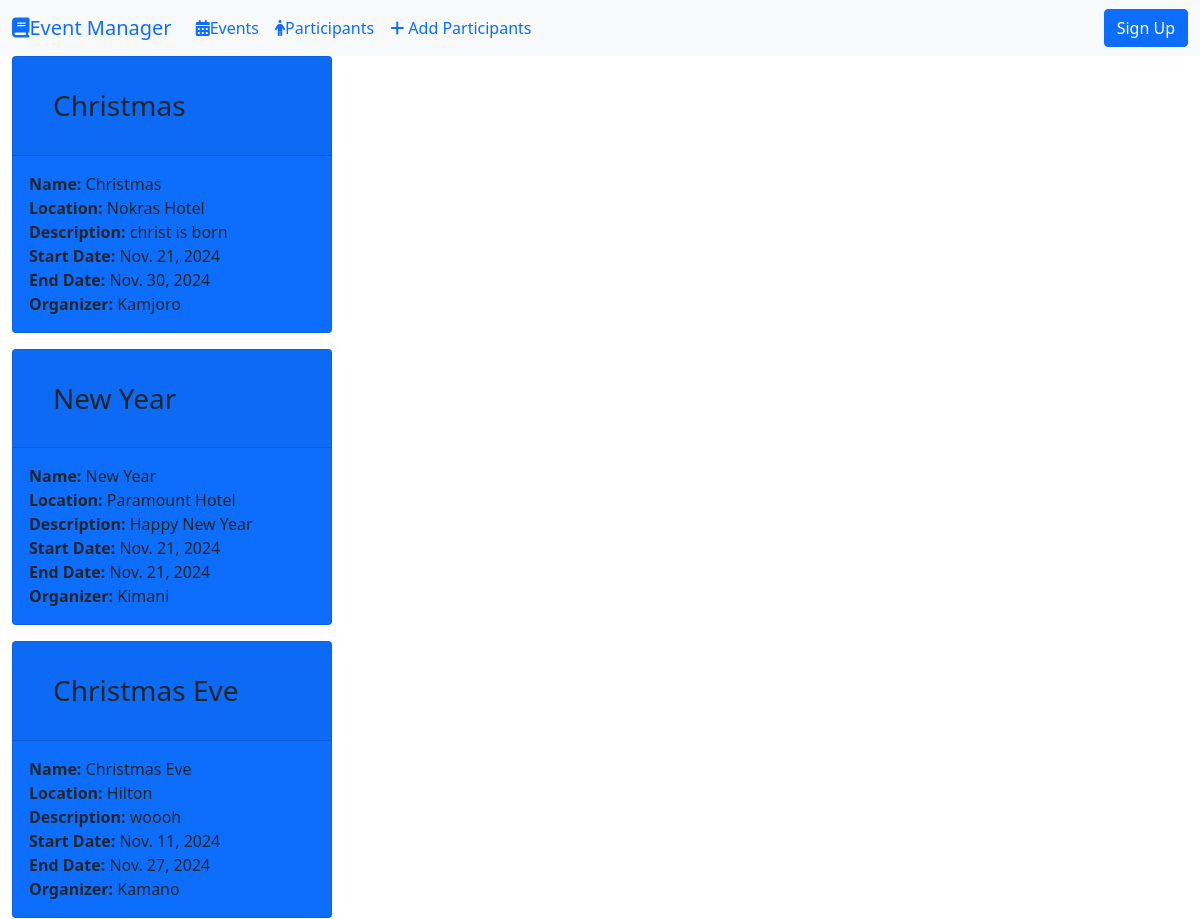
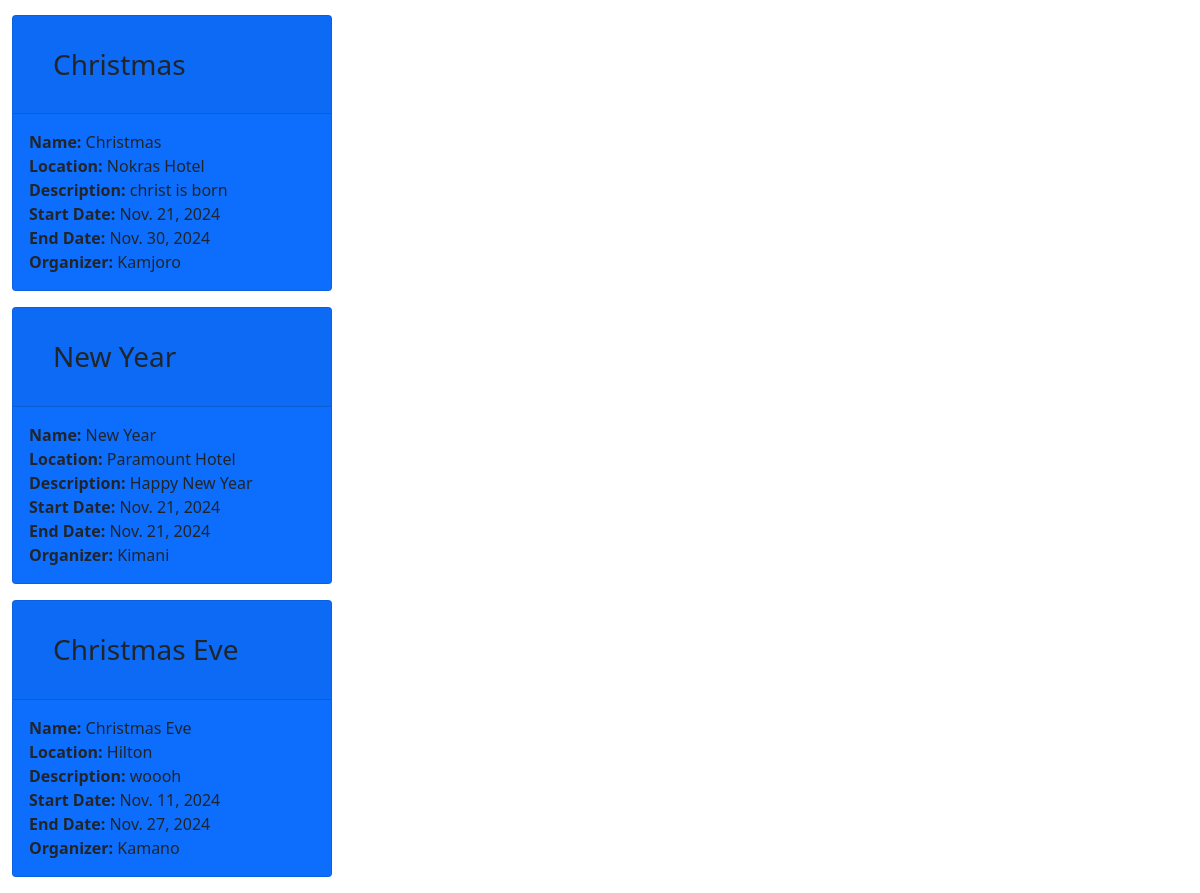
The page / on the database its author committed (2 pictures, top to bottom).
### Events/models.py (models this page shows, shortened)
class Event(models.Model):
    name = models.CharField(max_length=100)
    location = models.CharField(max_length=200)
    description = models.TextField()
    start_date = models.DateField()
    end_date = models.DateField()
    organizer = models.CharField(max_length=20)

### Events/views.py (the view)
# urls.py: 2. Add a URL to urlpatterns:  path('', views.home, name='home')
def home(request):
    all_events =Event.objects.all()
    return render(request, 'home.html', {
        'merry':all_events
    })

### Events/templates/home.html
{% extends 'base.html'%}
{% load static %}
{% block content %}
<div class="container-fluid">
    <div class="row">
        <div class="col-md-4">
            {% if merry %}
                {% for celeb in merry %}
                <div class="card bg-primary mb-3" style="max-width: 20rem;">
                    <div class="card-header">
                        <h3 class="m-4">{{ celeb.name }}</h3>
                    </div>
                    <div class="card-body">
                        <strong>Name:</strong> {{ celeb.name }}<br>
                        <strong>Location:</strong> {{ celeb.location }}<br>
                        <strong>Description:</strong> {{ celeb.description }}<br>
                        <strong>Start Date:</strong> {{ celeb.start_date }}<br>
                        <strong>End Date:</strong> {{ celeb.end_date }}<br>
                        <strong>Organizer:</strong> {{ celeb.organizer }}<br>
                    </div>
                </div>
                {% endfor %}
            {% else %}
                <div class="alert alert-dismissible alert-danger">
                    <button type="button" class="btn-close" data-bs-dismiss="alert"></button>
                    <strong>Oh snap!</strong> <a href="#" class="alert-link">No Events Here.</a> Try again later.
                </div>
            {% endif %}
        </div>
    </div>
</div>
<div class="container-fluid">
    <div class="row">
        <div class="col-4">
            {% if merry %}
                {% for celeb in merry %}
                <div class="card bg-primary mb-3" style="max-width: 20rem;">
                    <div class="card-header">
                        <h3 class="m-4">{{ celeb.name }}</h3>
                    </div>
                    <div class="card-body">
                        <strong>Name:</strong> {{ celeb.name }}<br>
                        <strong>Location:</strong> {{ celeb.location }}<br>
                        <strong>Description:</strong> {{ celeb.description }}<br>
                        <strong>Start Date:</strong> {{ celeb.start_date }}<br>
                        <strong>End Date:</strong> {{ celeb.end_date }}<br>
                        <strong>Organizer:</strong> {{ celeb.organizer }}<br>
                    </div>
                </div>
                {% endfor %}
            {% else %}
                <div class="alert alert-dismissible alert-danger">
                    <button type="button" class="btn-close" data-bs-dismiss="alert"></button>
                    <strong>Oh snap!</strong> <a href="#" class="alert-link">No Events Here.</a> Try again later.
                </div>
            {% endif %}
        </div>
    </div>
</div>
{% endblock content %}

### rows shown on the page
Event: name "Christmas", location "Nokras Hotel", description "christ is born", start_date "Nov. 21, 2024", end_date "Nov. 30, 2024", organizer "Kamjoro"
Event: name "New Year", location "Paramount Hotel", description "Happy New Year", start_date "Nov. 21, 2024", end_date "Nov. 21, 2024", organizer "Kimani"
Event: name "Christmas Eve", location "Hilton", description "woooh", start_date "Nov. 11, 2024", end_date "Nov. 27, 2024", organizer "Kamano"
